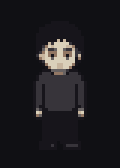
#> input picture docs/assets/wiki/gif/hero/hero-idle.gif, 120 x 168 px
$ python process_candidate.py --source ../../../../docs/assets/wiki/gif/hero/hero-idle.gif
#> lines starting #> are read from the running program, lines starting #| are printed output that depends on the picture
#!/usr/bin/env python3
"""Build exact goodnight phone-shadow overlays and reject portal-like sources."""

from __future__ import annotations

import argparse
from collections import deque
import json
from pathlib import Path

import numpy as np
from PIL import Image, ImageDraw, ImageFilter


OUTPUT_ROOT = Path("output/imagegen/zhe-yi-shen-art-loop-v1/63-goodnight-2h")
HERO_ATLAS = Path("src/assets/hero-style1-profiles/hero-idle.png")
DIRECTIONS = ("front", "left", "back", "right")
HERO_ROWS = {"front": 1120, "left": 1232, "back": 1176, "right": 1288}
X_SHIFTS = {"front": 6, "left": -12, "back": -7, "right": 12}
MAX_SIZE = (24, 9)
GROUND_BOTTOM = 52
REVIEW_BG = (21, 20, 26, 255)
REVIEW_TEXT = (226, 215, 194, 255)
REVIEW_FAIL = (196, 84, 93, 255)

PALETTE = (
    (8, 9, 12),
    (31, 29, 40),
    (50, 69, 91),
    (76, 101, 130),
    (145, 172, 195),
    (220, 232, 240),
)


def strip_green(image: Image.Image) -> Image.Image:
    array = np.asarray(image.convert("RGBA")).copy()
    rgb = array[..., :3].astype(np.uint16)
    red, green, blue = rgb[..., 0], rgb[..., 1], rgb[..., 2]
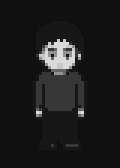
#> red: shape (168, 120) uint16; min 16, max 218, mean 28.3
    keyed = (
        (green > 88)
        & (green * 100 > red * 125)
        & (green * 100 > blue * 125)
        & (np.maximum(red, blue) < 170)
    )
#> keyed: shape (168, 120) bool; every value is 0
    near_key = np.asarray(
        Image.fromarray((keyed.astype(np.uint8) * 255)).filter(ImageFilter.MaxFilter(5))
    ) > 0
    strongest_other = np.maximum(red, blue)
    spill = ~keyed & near_key & (green > strongest_other + 10)
    array[..., 1][spill] = strongest_other[spill].astype(np.uint8)
    array[..., 3][keyed] = 0
    array[..., :3][keyed] = 0
    return Image.fromarray(array)


def split_sheet(sheet: Image.Image) -> list[Image.Image]:
    columns = [0, sheet.width // 2, sheet.width]
    rows = [0, sheet.height // 2, sheet.height]
    return [
        sheet.crop((columns[0], rows[0], columns[1], rows[1])),
        sheet.crop((columns[1], rows[0], columns[2], rows[1])),
        sheet.crop((columns[0], rows[1], columns[1], rows[2])),
        sheet.crop((columns[1], rows[1], columns[2], rows[2])),
    ]


def crop_subject(panel: Image.Image) -> Image.Image:
    subject = strip_green(panel)
#> in strip_green (call 2), `red, green, blue = rgb[..., 0], rgb[..., 1], rgb[..., 2]`:
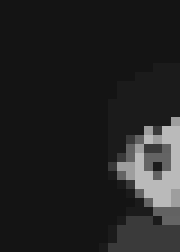
#> blue: shape (84, 60) uint16 (shown 3 times larger); min 20, max 186, mean 34.9
    alpha = subject.getchannel("A").point(lambda value: 255 if value >= 128 else 0)
#> alpha: PIL image 60x84 L; every value is 255
    bbox = alpha.getbbox()
#> bbox = (0, 0, 60, 84)
    if bbox is None:
        raise ValueError("empty source panel after chroma removal")
    return subject.crop(bbox)


def coverage_resize(source: Image.Image, width: int, height: int) -> Image.Image:
    source_array = np.asarray(source.convert("RGBA"))
    source_height, source_width = source_array.shape[:2]
    result = np.zeros((height, width, 4), dtype=np.uint8)

    for target_y in range(height):
        top = target_y * source_height // height
        bottom = max(top + 1, (target_y + 1) * source_height // height)
        for target_x in range(width):
            left = target_x * source_width // width
            right = max(left + 1, (target_x + 1) * source_width // width)
            cell = source_array[top:bottom, left:right]
            opaque = cell[..., 3] >= 128
            if int(opaque.sum()) * 5 < opaque.size:
                continue
            pixels = cell[..., :3][opaque]
            luminance = (
                pixels[:, 0].astype(np.uint32) * 299
                + pixels[:, 1].astype(np.uint32) * 587
                + pixels[:, 2].astype(np.uint32) * 114
            )
            spread = pixels.max(axis=1).astype(np.int16) - pixels.min(axis=1).astype(np.int16)
            neutral_dark = pixels[(luminance <= 85000) & (spread <= 42)]
            cold_bright = pixels[
                (luminance >= 165000)
                & (pixels[:, 2].astype(np.int16) + 18 >= pixels[:, 0].astype(np.int16))
            ]
            if len(cold_bright) * 6 >= len(pixels):
                selected = cold_bright
            elif len(neutral_dark) * 5 >= len(pixels):
                selected = neutral_dark
            else:
                selected = pixels
            result[target_y, target_x, :3] = np.median(selected, axis=0).astype(np.uint8)
            result[target_y, target_x, 3] = 255
    return Image.fromarray(result)


def fit(source: Image.Image) -> Image.Image:
    scale = min(MAX_SIZE[0] / source.width, MAX_SIZE[1] / source.height)
    width = max(1, round(source.width * scale))
    height = max(1, round(source.height * scale))
    return coverage_resize(source, width, height)


def normalize_palette(image: Image.Image, preserve_phone_black: bool = False) -> Image.Image:
    array = np.asarray(image.convert("RGBA")).copy()
    opaque = array[..., 3] >= 128
    if not opaque.any():
        raise ValueError("cannot normalize an empty ground overlay")
    palette = np.asarray(PALETTE, dtype=np.int32)
    pixels = array[..., :3][opaque].astype(np.int32)
    distances = ((pixels[:, None, :] - palette[None, :, :]) ** 2).sum(axis=2)
    spread = pixels.max(axis=1) - pixels.min(axis=1)
    luminance = pixels[:, 0] * 299 + pixels[:, 1] * 587 + pixels[:, 2] * 114
    selected = np.argmin(distances, axis=1)
    selected[(spread <= 48) & (luminance <= 90000)] = 0 if preserve_phone_black else 1
    array[..., :3] = 0
    array[..., :3][opaque] = palette[selected].astype(np.uint8)
    array[..., 3] = np.where(opaque, 255, 0).astype(np.uint8)
    return Image.fromarray(array)


def connected_components(mask: np.ndarray) -> list[list[tuple[int, int]]]:
    height, width = mask.shape
    visited = np.zeros_like(mask, dtype=bool)
    components: list[list[tuple[int, int]]] = []
    for start_y in range(height):
        for start_x in range(width):
            if not mask[start_y, start_x] or visited[start_y, start_x]:
                continue
            queue = deque([(start_x, start_y)])
            visited[start_y, start_x] = True
            component: list[tuple[int, int]] = []
            while queue:
                x, y = queue.popleft()
                component.append((x, y))
                for next_x, next_y in ((x - 1, y), (x + 1, y), (x, y - 1), (x, y + 1)):
                    if (
                        0 <= next_x < width
                        and 0 <= next_y < height
                        and mask[next_y, next_x]
                        and not visited[next_y, next_x]
                    ):
                        visited[next_y, next_x] = True
                        queue.append((next_x, next_y))
            components.append(component)
    return components


def extract_phone(
    source: Image.Image,
    direction: str,
    ground_size: tuple[int, int],
    side_phone_width: int,
    side_phone_height: int,
) -> tuple[Image.Image, tuple[int, int], dict[str, object]] | None:
    """Preserve the generated phone separately from its much wider shadow."""
    array = np.asarray(source.convert("RGBA"))
    rgb = array[..., :3].astype(np.int32)
    opaque = array[..., 3] >= 128
    luminance = rgb[..., 0] * 299 + rgb[..., 1] * 587 + rgb[..., 2] * 114
    spread = rgb.max(axis=2) - rgb.min(axis=2)
    cold_bright = opaque & (luminance >= 155000) & (rgb[..., 2] + 18 >= rgb[..., 0])
    neutral_dark = opaque & (luminance <= 90000) & (spread <= 48)

    components = sorted(connected_components(cold_bright), key=len, reverse=True)
    for component in components:
        if len(component) < 8:
            continue
        xs = [point[0] for point in component]
        ys = [point[1] for point in component]
        left, right = min(xs), max(xs) + 1
        top, bottom = min(ys), max(ys) + 1
        screen_width, screen_height = right - left, bottom - top
        margin_x = max(3, round(screen_width * 0.35))
        margin_y = max(3, round(screen_height * 0.35))
        crop_box = (
            max(0, left - margin_x),
            max(0, top - margin_y),
            min(source.width, right + margin_x),
            min(source.height, bottom + margin_y),
        )
        crop_left, crop_top, crop_right, crop_bottom = crop_box
        framed_dark = int(neutral_dark[crop_top:crop_bottom, crop_left:crop_right].sum())
        if framed_dark < max(8, len(component) // 12):
            continue

        target_size = (
            (9, 4)
            if direction in ("front", "back")
            else (side_phone_width, side_phone_height)
        )
        phone = normalize_palette(
            coverage_resize(source.crop(crop_box), *target_size),
            preserve_phone_black=True,
        )
        phone_array = np.asarray(phone.convert("RGBA"))
        phone_rgb = phone_array[..., :3].astype(np.int32)
        phone_opaque = phone_array[..., 3] >= 128
        phone_luminance = (
            phone_rgb[..., 0] * 299 + phone_rgb[..., 1] * 587 + phone_rgb[..., 2] * 114
        )
        phone_spread = phone_rgb.max(axis=2) - phone_rgb.min(axis=2)
        screen_mask = phone_opaque & (phone_luminance >= 145000) & (phone_rgb[..., 2] + 18 >= phone_rgb[..., 0])
        bezel_mask = phone_opaque & (phone_luminance <= 90000) & (phone_spread <= 48)
        screen_y, screen_x = np.where(screen_mask)
        if len(screen_x):
            screen_box = [
                int(screen_x.min()),
                int(screen_y.min()),
                int(screen_x.max()) + 1,
                int(screen_y.max()) + 1,
            ]
            sx0, sy0, sx1, sy1 = screen_box
            bezel_sides = sum(
                (
                    sx0 > 0 and bezel_mask[sy0:sy1, sx0 - 1].any(),
                    sx1 < phone.width and bezel_mask[sy0:sy1, sx1].any(),
                    sy0 > 0 and bezel_mask[sy0 - 1, sx0:sx1].any(),
                    sy1 < phone.height and bezel_mask[sy1, sx0:sx1].any(),
                )
            )
        else:
            screen_box = [0, 0, 0, 0]
            bezel_sides = 0
        center_x = (left + right) / 2 / source.width * ground_size[0]
        center_y = (top + bottom) / 2 / source.height * ground_size[1]
        phone_x = min(max(0, round(center_x - phone.width / 2)), ground_size[0] - phone.width)
        if direction in ("left", "right") and side_phone_height <= 4:
            phone_y = ground_size[1] - phone.height
        else:
            phone_y = min(max(0, round(center_y - phone.height / 2)), ground_size[1] - phone.height)
        erase_box = [
            crop_left * ground_size[0] // source.width,
            crop_top * ground_size[1] // source.height,
            min(ground_size[0], (crop_right * ground_size[0] + source.width - 1) // source.width),
            min(ground_size[1], (crop_bottom * ground_size[1] + source.height - 1) // source.height),
        ]
        return phone, (phone_x, phone_y), {
            "sourceScreen": [left, top, right, bottom],
            "sourceCrop": list(crop_box),
            "logicalSize": list(phone.size),
            "logicalPosition": [phone_x, phone_y],
            "logicalEraseBox": erase_box,
            "logicalScreenBox": screen_box,
            "bezelSides": int(bezel_sides),
            "sourceNeutralFramePixels": framed_dark,
        }
    return None


# [85 lines left out: functions make_horizontal_phone, scrub_source_phone, limit_blue_gray, not called in this run]


def internal_hole_pixels(image: Image.Image) -> int:
    opaque = np.asarray(image.convert("RGBA"))[..., 3] >= 128
    height, width = opaque.shape
    outside = np.zeros_like(opaque, dtype=bool)
    queue: deque[tuple[int, int]] = deque()
    for x in range(width):
        for y in (0, height - 1):
            if not opaque[y, x] and not outside[y, x]:
                outside[y, x] = True
                queue.append((x, y))
    for y in range(height):
        for x in (0, width - 1):
            if not opaque[y, x] and not outside[y, x]:
                outside[y, x] = True
                queue.append((x, y))
    while queue:
        x, y = queue.popleft()
        for next_x, next_y in ((x - 1, y), (x + 1, y), (x, y - 1), (x, y + 1)):
            if (
                0 <= next_x < width
                and 0 <= next_y < height
                and not opaque[next_y, next_x]
                and not outside[next_y, next_x]
            ):
                outside[next_y, next_x] = True
                queue.append((next_x, next_y))
    return int((~opaque & ~outside).sum())


def analyze_sprite(image: Image.Image) -> dict[str, int | bool]:
    array = np.asarray(image.convert("RGBA"))
    rgb = array[..., :3].astype(np.int32)
    opaque = array[..., 3] >= 128
    luminance = rgb[..., 0] * 299 + rgb[..., 1] * 587 + rgb[..., 2] * 114
    spread = rgb.max(axis=2) - rgb.min(axis=2)
    neutral_dark = opaque & (luminance <= 90000) & (spread <= 48)
    cold_bright = opaque & (luminance >= 155000) & (rgb[..., 2] + 18 >= rgb[..., 0])

    contact = 0
    bright_y, bright_x = np.where(cold_bright)
    for x, y in zip(bright_x, bright_y):
        left, right = max(0, x - 1), min(image.width, x + 2)
        top, bottom = max(0, y - 1), min(image.height, y + 2)
        contact += int(neutral_dark[top:bottom, left:right].any())

    holes = internal_hole_pixels(image)
    neutral_count = int(neutral_dark.sum())
    bright_count = int(cold_bright.sum())
    phone_pass = neutral_count >= 3 and bright_count >= 1 and contact >= 1
    portal_pass = holes == 0
    return {
        "neutralDarkPixels": neutral_count,
        "coldScreenPixels": bright_count,
        "screenBezelContacts": contact,
        "internalHolePixels": holes,
        "phoneGate": phone_pass,
        "portalGate": portal_pass,
        "pass": phone_pass and portal_pass,
    }


def hero_frames() -> dict[str, Image.Image]:
    atlas = Image.open(HERO_ATLAS).convert("RGBA")
    return {
        direction: atlas.crop((0, y, 40, y + 56))
        for direction, y in HERO_ROWS.items()
    }


def count_exact_green(image: Image.Image) -> int:
    return sum(
        1
        for red, green, blue, alpha in image.convert("RGBA").getdata()
        if alpha and (red, green, blue) == (0, 255, 0)
    )


def build(
    source_path: Path,
    output_dir: Path,
    label: str,
    require_pass: bool,
    side_phone_width: int,
    side_phone_height: int,
) -> None:
    output_dir.mkdir(parents=True, exist_ok=True)
    source = Image.open(source_path).convert("RGBA")
    transparent_source = strip_green(source)
    transparent_source.save(output_dir / "source-transparent.png", optimize=True)

    panels = [crop_subject(panel) for panel in split_sheet(source)]
#> in strip_green (call 3), `red, green, blue = rgb[..., 0], rgb[..., 1], rgb[..., 2]`:
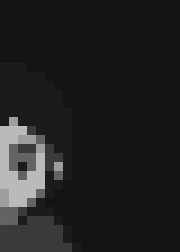
#> blue: shape (84, 60) uint16 (shown 3 times larger); min 20, max 186, mean 34.1
#> in strip_green (call 5), `array = np.asarray(image.convert("RGBA")).copy()`:
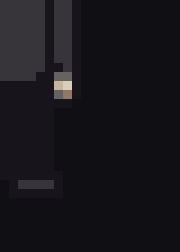
#> array: shape (84, 60, 4) (shown 3 times larger); mean R, G, B, A 23, 22.2, 26.6, 255
#> panels = 4 items
    raw_sprites = [fit(panel) for panel in panels]
#> raw_sprites = 4 items
    sprites: list[Image.Image] = []
    phone_extractions: dict[str, dict[str, object] | None] = {}
    for direction, panel, raw_sprite in zip(DIRECTIONS, panels, raw_sprites):
        sprite = normalize_palette(raw_sprite)
        extraction = extract_phone(
            panel,
            direction,
            raw_sprite.size,
            side_phone_width,
            side_phone_height,
        )
        if extraction is not None:
            _, source_position, metadata = extraction
            phone, resolved_metadata = make_horizontal_phone(direction)
            position = (
                min(max(0, source_position[0]), raw_sprite.width - phone.width),
                raw_sprite.height - phone.height,
            )
            sprite = scrub_source_phone(
                sprite,
                metadata["logicalEraseBox"],
                position[1],
            )
            sprite, blue_gray_count = limit_blue_gray(
                sprite,
                position,
                phone.size,
                direction,
            )
            sprite.alpha_composite(phone, position)
            metadata.update(resolved_metadata)
            metadata["logicalPosition"] = list(position)
            metadata["blueGrayNeighborPixels"] = blue_gray_count
            phone_extractions[direction] = metadata
        else:
            phone_extractions[direction] = None
        sprites.append(sprite)
#> this loop made 4 passes
#> direction on passes 1 to 4: 'front', 'left', 'back', 'right'
#> pass 1, in extract_phone, `spread = rgb.max(axis=2) - rgb.min(axis=2)`:
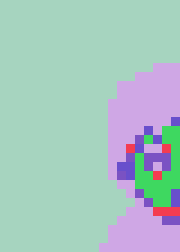
#> spread: shape (84, 60) int32 (shown 3 times larger); 6 distinct labels, from 4 to 46; one colour per label, 0 black
#> after the loop, phone_extractions = 4 items; sprites = 4 items
    gates = {
        direction: analyze_sprite(sprite)
        for direction, sprite in zip(DIRECTIONS, sprites)
    }
#> gates = 4 items
    for direction in DIRECTIONS:
        metadata = phone_extractions[direction]
        logical_size = metadata["logicalSize"] if metadata else [0, 0]
        screen_box = metadata["logicalScreenBox"] if metadata else [0, 0, 0, 0]
        screen_width = screen_box[2] - screen_box[0]
        screen_height = screen_box[3] - screen_box[1]
        geometry_pass = bool(
            metadata
            and 6 <= logical_size[0] <= 7
            and 2 <= logical_size[1] <= 3
            and logical_size[0] > logical_size[1]
            and screen_width >= 3
            and screen_width <= 4
            and screen_height == 1
            and metadata["bezelSides"] >= 3
            and 1 <= metadata["blueGrayNeighborPixels"] <= 2
        )
        gates[direction]["phoneGeometryGate"] = geometry_pass
        gates[direction]["pass"] = bool(gates[direction]["pass"] and geometry_pass)
    all_pass = all(bool(gate["pass"]) for gate in gates.values())
#> all_pass = False

    overlay_sheet = Image.new("RGBA", (160, 56), (0, 0, 0, 0))
#> overlay_sheet: PIL image 160x56 RGBA; every value is 0
    composite_sheet = Image.new("RGBA", (160, 56), (0, 0, 0, 0))
    bases = hero_frames()
#> bases = 4 items
    destinations: dict[str, tuple[int, int]] = {}
    for index, (direction, sprite) in enumerate(zip(DIRECTIONS, sprites)):
        x = index * 40 + (40 - sprite.width) // 2 + X_SHIFTS[direction]
        y = GROUND_BOTTOM - sprite.height
        destinations[direction] = (x - index * 40, y)
        overlay_sheet.alpha_composite(sprite, (x, y))
        composite_sheet.alpha_composite(sprite, (x, y))
        composite_sheet.alpha_composite(bases[direction], (index * 40, 0))
#> this loop made 4 passes
#> (direction, x) on passes 1 to 4: ('front', 23), ('left', 45), ('back', 90), ('right', 149)
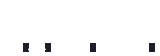
#> composite_sheet: PIL image 160x56 RGBA; mean R, G, B, A 0.8, 0.8, 1, 6.1; transparent parts drawn white
#> after the loop, destinations = {'front': (23, 43), 'left': (5, 43), 'back': (10, 43), 'right': (29, 43)}

    for direction in DIRECTIONS:
        metadata = phone_extractions[direction]
        destination_y = destinations[direction][1]
        phone_bottom = (
            destination_y
            + metadata["logicalPosition"][1]
            + metadata["logicalSize"][1]
            - 1
            if metadata
            else -1
        )
        gates[direction]["phoneBottomY"] = phone_bottom
        gates[direction]["groundPlacementGate"] = phone_bottom in (51, 52)
        gates[direction]["pass"] = bool(
            gates[direction]["pass"] and gates[direction]["groundPlacementGate"]
        )
    all_pass = all(bool(gate["pass"]) for gate in gates.values())

    overlay_sheet.save(output_dir / "ground-shadow-overlay-40x56.png", optimize=True)
    composite_sheet.save(output_dir / "hero-composite-40x56.png", optimize=True)

    detail = Image.new("RGBA", (160, 16), (0, 0, 0, 0))
#> detail: PIL image 160x16 RGBA; every value is 0
    for index in range(4):
        cell = composite_sheet.crop((index * 40, 40, index * 40 + 40, 56))
        detail.alpha_composite(cell, (index * 40, 0))
#> this loop made 4 passes
#> pass 1, in build, `cell = composite_sheet.crop((index * 40, 40, index * 40 + 40, 56))`:
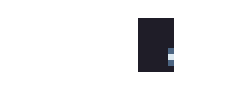
#> cell: PIL image 40x16 RGBA (shown 6 times larger); mean R, G, B, A 3.1, 3, 4, 21.5; transparent parts drawn white
#> (the rest of the program and of its run is left out)
